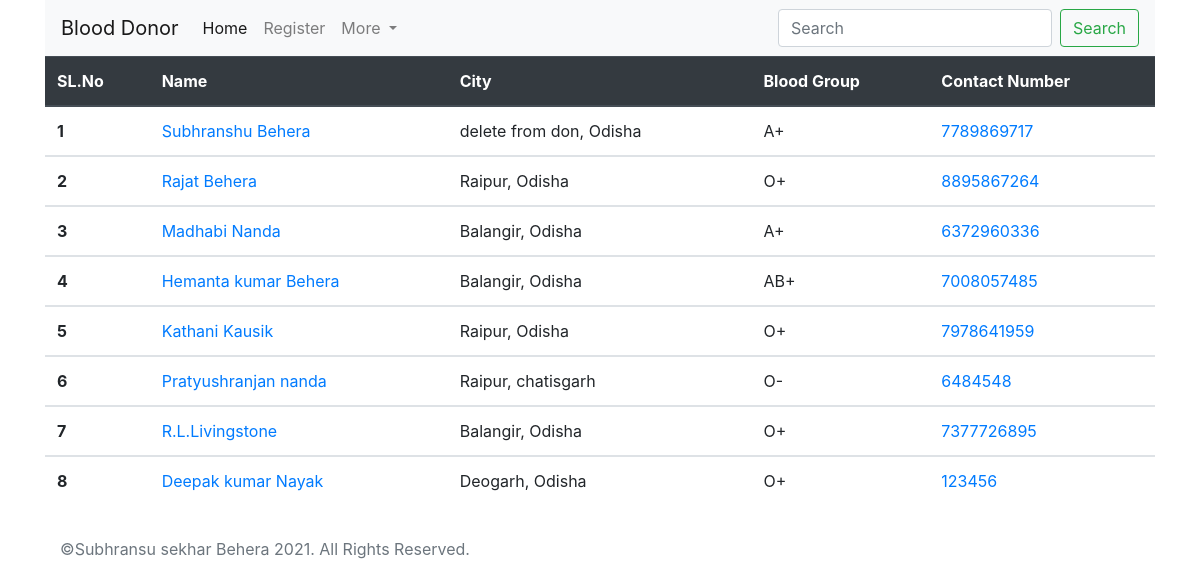
The page / on the database its author committed.
### tables this page shows
CREATE TABLE `donor` (
  `id` int(11) NOT NULL,
  `name` varchar(30) NOT NULL,
  `address` text NOT NULL,
  `city` varchar(20) NOT NULL,
  `state` varchar(20) NOT NULL,
  `pin` varchar(10) NOT NULL,
  `bgroup` varchar(5) NOT NULL,
  `contact` varchar(10) NOT NULL,
  `password` varchar(20) NOT NULL
);

### configurations.inc.php (called while the page is built, shortened)
<?php
$table = "donor";
$homepage = "/blooddonation/";
$owner_name = "Subhransu sekhar Behera";
?>

### index.php (the view, shortened to what this page needs)
<?php
    include("header.php");
    include("db.php");
?>
<?php
$sql = "SELECT * FROM $table";
$result = mysqli_query($con, $sql);
?>
<table class="table">
  <thead class="thead-dark">
    <tr>
      <th scope="col">SL.No</th>
      <th scope="col">Name</th>
      <th scope="col">City</th>
      <th scope="col">Blood Group</th>
      <th scope="col">Contact Number</th>
    </tr>
  </thead>
  <?php if($result) {
      $sl = 1;
      $tot = mysqli_num_rows($result);
      if($tot>0) {
        while($row = mysqli_fetch_assoc($result)) {
  ?>
  <tbody>
      <tr>
        <th scope="row"><?php echo $sl ?></th>
        <td><a href="details.php?ref=<?php echo $row["id"]; ?>"><?php echo $row["name"] ?></a></td>
        <td><?php echo $row["city"] ?>, <?php echo $row["state"] ?></td>
        <td><?php echo $row["bgroup"] ?></td>
        <td><a href="tel:+91<?php echo $row["contact"] ?>"><?php echo $row["contact"] ?></a></td>
      </tr>
  <?php
            $sl = $sl + 1;
        }
      }
    }
  ?>
  </tbody>
</table>
<?php include("footer.php"); ?>

### header.php (shortened to what this page needs)
<?php require("configurations.inc.php"); ?>
<!doctype html>
<html lang="en">
  <head>
    <link rel="stylesheet" href="https://stackpath.bootstrapcdn.com/bootstrap/4.5.0/css/bootstrap.min.css">
  </head>
  <body>
  <div class="container">
  <nav class="navbar navbar-expand-lg navbar-light bg-light">
  <a class="navbar-brand" href="<?php echo $homepage; ?>">Blood Donor</a>
  <div class="collapse navbar-collapse" id="navbarSupportedContent">
    <ul class="navbar-nav mr-auto">
      <li class="nav-item active">
        <a class="nav-link" href="<?php echo $homepage; ?>">Home <span class="sr-only">(current)</span></a>
      </li>
      <li class="nav-item">
        <a class="nav-link" href="register.php">Register</a>
      </li>
      <li class="nav-item dropdown">
        <a class="nav-link dropdown-toggle" href="#" id="navbarDropdown" role="button" data-toggle="dropdown" aria-haspopup="true" aria-expanded="false">
          More
        </a>
      </li>
    </ul>
    <form class="form-inline my-2 my-lg-0" action="">
      <input class="form-control mr-sm-2" name="data" type="search" placeholder="Search" aria-label="Search">
      <button class="btn btn-outline-success my-2 my-sm-0" type="submit">Search</button>
    </form>
  </div>
</nav>

### footer.php (shortened to what this page needs)
          <footer class="footer mt-auto py-3">
            <div class="container">
              <span class="text-muted">&copy;<?php echo $owner_name; ?> <?php echo date("Y") ?>. All Rights Reserved.</span>
            </div>
          </footer>
        </div>
  </body>
</html>

### rows shown on the page
donor: name "Subhranshu Behera", city "delete from don", state "Odisha", bgroup "A+", contact "7789869717"
donor: name "Rajat Behera", city "Raipur", state "Odisha", bgroup "O+", contact "8895867264"
donor: name "Madhabi Nanda", city "Balangir", state "Odisha", bgroup "A+", contact "6372960336"
donor: name "Hemanta kumar Behera", city "Balangir", state "Odisha", bgroup "AB+", contact "7008057485"
donor: name "Kathani Kausik", city "Raipur", state "Odisha", bgroup "O+", contact "7978641959"
donor: name "Pratyushranjan nanda", city "Raipur", state "chatisgarh", bgroup "O-", contact "6484548"
donor: name "R.L.Livingstone", city "Balangir", state "Odisha", bgroup "O+", contact "7377726895"
donor: name "Deepak kumar Nayak", city "Deogarh", state "Odisha", bgroup "O+", contact "123456"

### other values the page prints
$owner_name "Subhransu sekhar Behera"
